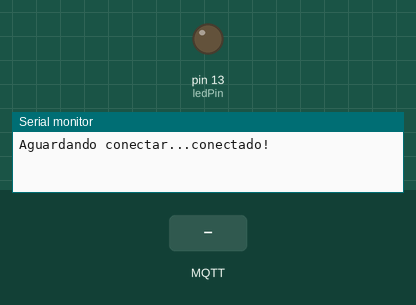
A sketch run on a simulated Arduino Mega 2560, built for the host (arithmetic inside an expression is 32-bit, double 64-bit). On the bench: output pins drawn as LEDs (lit = HIGH), the last lines printed to the serial monitor. The inputs (shaded band) are chosen by the test bench. WiFi joins after 1.5 s; servers stay silent unless stated; no MQTT or app messages arrive unless stated.

Above: at 6.2 s.
6.3 s: MQTT message "L" arrives on the first subscribed topic
At 7.4 s:
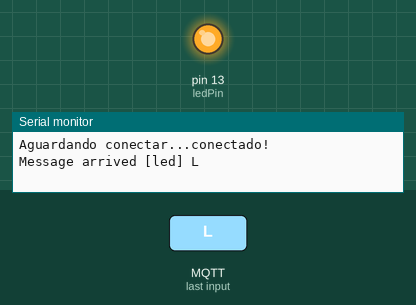
7.8 s: MQTT message "1" arrives on the first subscribed topic
At 8.6 s:
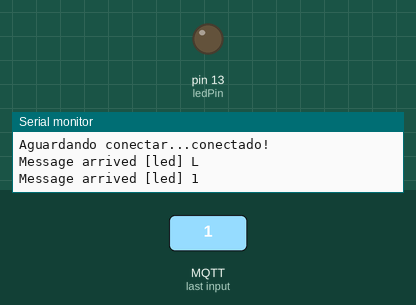
Timing chart, 0 to 10.8 s (numbered marks = the images above; inputs shaded):
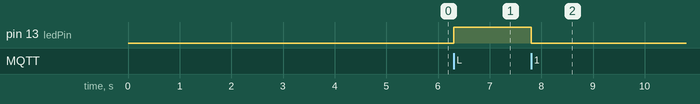

The sketch:

Mega_Led_Ethernet_Shield.ino
```cpp
/*
 * Adaptado para ligar e desligar um LED usando Arduino Mega e Ethernet Shield e node-red.
 * O broker utilizado MQTT  HIVEMQ instalado no computador
 * Tutorial canal youtube. https://www.youtube.com/watch?v=Iuj7BvXbYgY&list=PLDkRfSMHz1RiTlzfSbeZZcYf80G0sYl3m
 * Eng.Carlos kwiek.       https://github.com/ckwiek/Tutorial_Node_RED
 * contato@carloskwiek.com.br
 */


#include <SPI.h>
#include <Ethernet.h>
#include <PubSubClient.h>


const int ledPin = 13;       // Conecte um LED entre o GND e o port 13.

// Update these with values suitable for your network.
byte mac[]    = {0x90, 0xA2, 0xDA, 0x0F, 0x82, 0xD0};

IPAddress ip(192, 168, 0, 30); // Aqui digite um IP ou mantenha este mesmo se for compativel com sua rede local

IPAddress server(192, 168, 0, 6);// Aqui digite o IP do seu broker

void callback(char* topic, byte* payload, unsigned int length) {
    Serial.print("Message arrived [");
    Serial.print(topic);
    Serial.print("] ");
    for (int i = 0; i < length; i++) {
      Serial.print((char)payload[i]);
    }
    Serial.println();


    if ((char)payload[0] == 'L'){
    digitalWrite (ledPin, HIGH);
    }
    else{
      digitalWrite(ledPin, LOW);

      }
     }

EthernetClient ethClient;
PubSubClient client(ethClient);

    void reconnect() {
    // Loop until were reconnected
    while (!client.connected()) {
      Serial.print("Aguardando conectar...");
      // Attempt to connect
      if (client.connect("ESP8266Client")) {
        Serial.println("conectado!");
         //Once connected, publish an announcement...
         client.publish("liga", "led"); // No node-red crie o topico led
         //... and resubscribe
        client.subscribe("led");

      } else {
        Serial.print("failed, rc=");
        Serial.print(client.state());
        Serial.println(" try again in 5 seconds");
        // Wait 5 seconds before retrying
        delay(5000);
      }
    }
  }

void setup()
{
  Serial.begin(57600);

  client.setServer(server, 1883);
  client.setCallback(callback);

  Ethernet.begin(mac, ip);
  // Allow the hardware to sort itself out
  delay(5000);

   // initialize the LED as an output:
   pinMode(ledPin, OUTPUT);

}

void loop()
{
  if (!client.connected()) {
    reconnect();
  }
  client.loop();
}
```

Measured:
- after the input at 6.3 s, pin 13 (ledPin): LOW → HIGH at once
- after the input at 7.8 s, pin 13 (ledPin): HIGH → LOW at once
